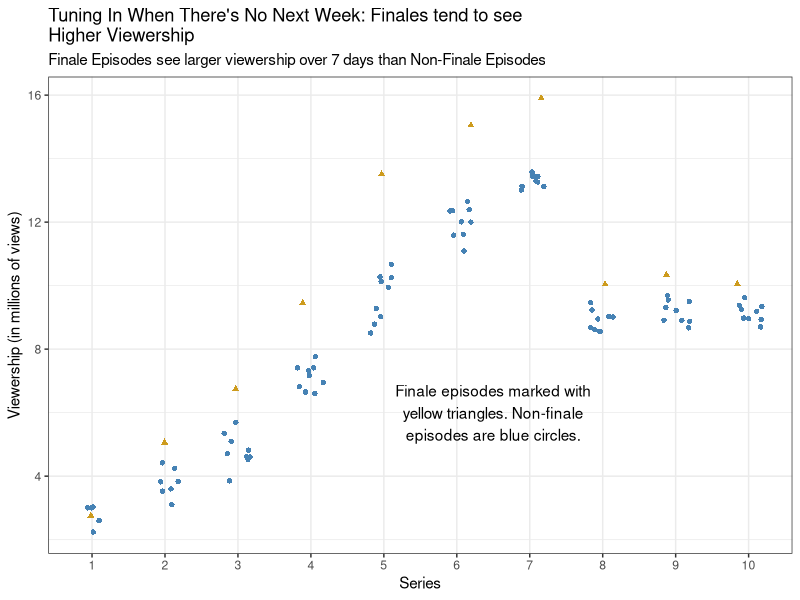
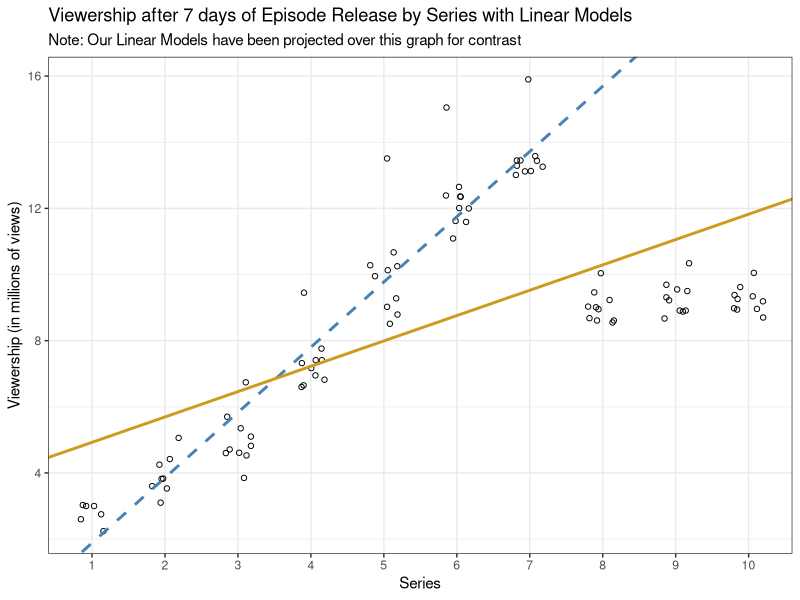

Reproduce these figures in R, in order.
## ---- chunk 1
#| label: setup
library(tidyverse)
library(here)
library(kableExtra)
library(broom)


ratings <- read_csv("ratings.csv")

## ---- chunk 2
#| label: data-cleaning


## ADDING INDICATOR VARIABLE
finale_episodes <- ratings|>
  group_by(series)|>
  slice_max(order_by = episode)|>
  ungroup()|>
  mutate(
    finale = TRUE
  )

non_finale_episodes <- ratings |>
  anti_join(finale_episodes)|>
  mutate(
    finale = FALSE
  )
ratings_new <- non_finale_episodes |>
  full_join(finale_episodes)

## Summary Stats for Q1
non<- non_finale_episodes|>
  summarise(
    type = "Non Finale Episodes",
    mean = round(mean(viewers_7day), digits = 3),
    sd = round(sd(viewers_7day), digits = 3),
    median = round(median(viewers_7day), digits = 3),
    q1 = round(quantile(viewers_7day,probs = .25), digits = 3),
    q3 = round(quantile(viewers_7day,probs = .75), digits = 3)
    
  )

fin <- finale_episodes|>
  summarise(
    type = "Finale Episodes",
    mean = round(mean(viewers_7day), digits = 3),
    sd = round(sd(viewers_7day), digits = 3),
    median = round(median(viewers_7day), digits = 3),
    q1 = round(quantile(viewers_7day,probs = .25), digits = 3),
    q3 = round(quantile(viewers_7day,probs = .75), digits = 3)
  )


## Ratings subset for linear models
ratings_subset <- ratings|>
  filter(series <8)






## ---- chunk 3
#| label: data-analysis
# you might choose to run your analysis here or in a separate script. Save your output for later.

## T-TEST
t.test(formula = x ~ y, x = ratings_new$viewers_7day, y = ratings_new$finale, alternative = "greater")


## LINEAR MODELS
bakeoff_early_fit <- lm(viewers_7day ~ series, data = ratings_subset)

bakeoff_fit <- lm(viewers_7day ~ series, data = ratings)

## ---- chunk 4
#| label: tbl-finale-viewership-summary
#| tbl-cap: "This table displays summary statisitcs for non-finale episodes and finale episodes. These summary statistics are as follows: mean, standard deviation, median, quartile 1 and quartile 3."
#| tbl-pos: "H"


non |>
  full_join(fin)|>
  kable(
    format = "pipe",
    align = "l",
    caption = "Summary Stats for Non Finale and Finale Episodes"
  )
## ---- chunk 5
#| label: fig-finale-viewership-plot
#| fig-cap: "This graph displays the viewership by series of the Great British Bake Off, with blue dots representing the viewership for non-finale episodes and yellow triangles viewership of finale episodes, with finale episodes having consistantly higher viewership than non-finale episodes."
#| fig-alt: "Your figure alternative text."
#| fig-align: center
#| fig-pos: "H"

ratings_new|>
  ggplot(mapping = aes(x = factor(series)))+
  geom_jitter(mapping = aes(y = viewers_7day, color = finale, shape = finale),
              width = 0.2, height = 0, weight = 4, show.legend = FALSE)+
  theme_bw()+
  annotate(
    "text", x = 6.5, y = 6, label = "Finale episodes marked with\nyellow triangles. Non-finale\nepisodes are blue circles."
  )+
  labs(
    x = "Series",
    y = "Viewership (in millions of views)", #look at this later alie and see if you still want a y-axis label
    subtitle = "Finale Episodes see larger viewership over 7 days than Non-Finale Episodes",
    title = "Tuning In When There's No Next Week: Finales tend to see \nHigher Viewership"
  )+
  scale_color_manual(values = c("steelblue", "goldenrod3"))

## ---- chunk 6
reduced <- glance(bakeoff_early_fit)|>
  select(r.squared, p.value)|>
  mutate(
    type = "reduced",
    r.squared = round(r.squared, digits = 3)

  )
## ---- chunk 7
#| label: tbl-linear-model-comp-and-summary2
#| tbl-cap: "This table displays the R-Squared Values and model utility Test p-values for our respective linear models."
#| tbl-pos: "H"
  
glance(bakeoff_fit)|>
  select(r.squared, p.value)|>
  mutate(
    type = "full",
    r.squared = round(r.squared, digits = 3)
  )|>
  full_join(reduced)|>
  kable(
    caption = "blah blah",
    
  )

## ---- chunk 8
#| label: fig-linear-model-viewership-plot
#| fig-cap: "Graph of viewership for every episode with two lines projected onto it. Blue line is projected onto the graph showing the subsetted linear model. Yellow line is projected onto the line showing the full linear model. This graph shows how the subsetting linear model fits the first seven series extremely well, showing that series 8, 9, and 10 have a different trend."
#| fig-alt: "The figure has black open dots that represent the viewership of each individual episode. There is an increasing trend of viewership from series 1 to 7, which drops during series 8, adn stays consisent during series 9 and 10. In addition, there are two lines on the graph, "
#| fig-align: center
#| fig-pos: "H"

ratings |>
  ggplot(mapping = aes(x = factor(series), y = viewers_7day))+
  geom_jitter(width = 0.2, height = 0, shape = 1)+
  geom_abline(
    slope = 1.97278, intercept = -0.08880, col = "steelblue", linetype = "dashed", size = 1
              )+
  geom_abline(
    slope = 0.76636, intercept = 4.16083, col = "goldenrod3", size = 1
    )+
  theme_bw()+
  labs(
    x = "Series",
    y = "Viewership (in millions of views)",
    subtitle = "Note: Our Linear Models have been projected over this graph for contrast",
    title = "Viewership after 7 days of Episode Release by Series with Linear Models"
  )
  
